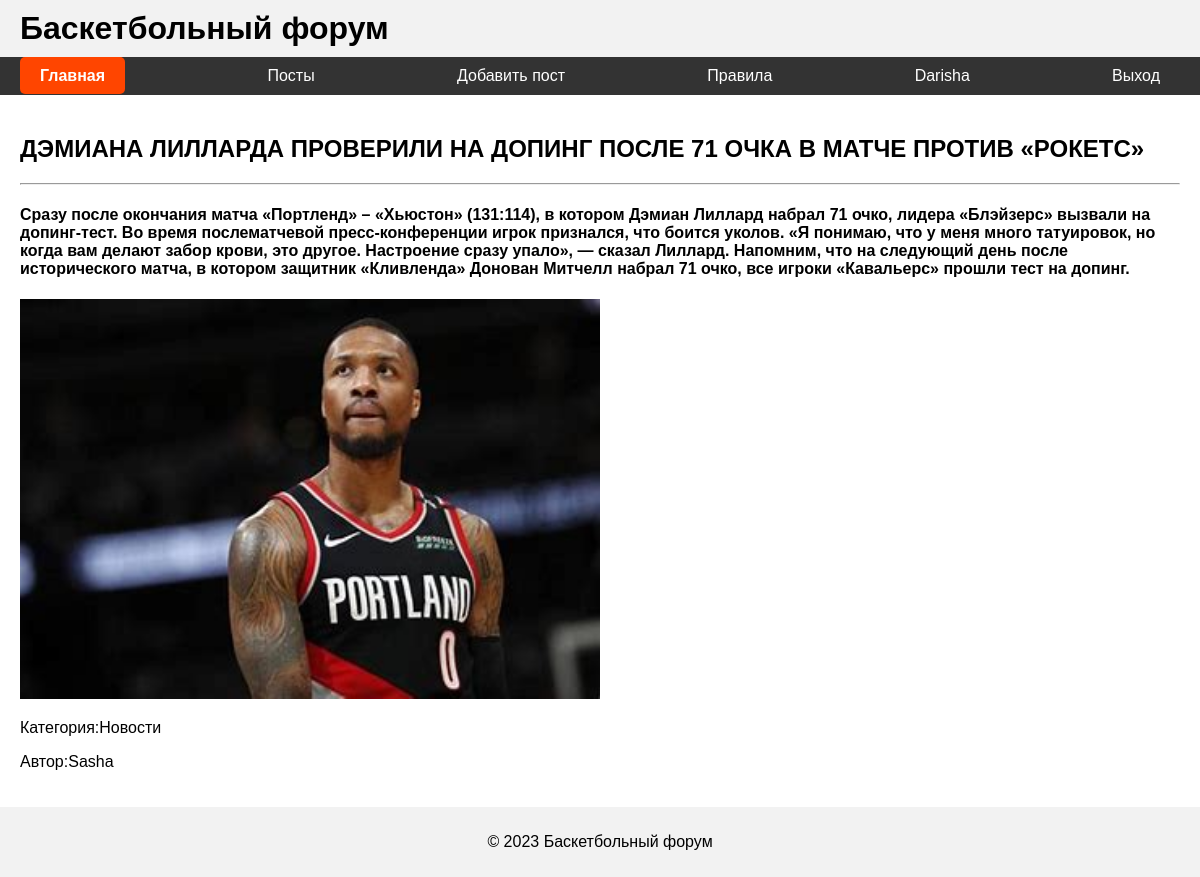
/posti/1 (signed in), run on the app's committed database.
### users/models.py (models this page shows)
class Users(AbstractUser):
    biografy = models.TextField(blank=True)

### blog/models.py (models this page shows, shortened)
class Post(models.Model):
    name = models.CharField(max_length=160)
    text = models.TextField()
    photo = models.ImageField(upload_to='basket_post',blank=False)
    cat = models.ForeignKey(CategoryPost,on_delete=models.CASCADE)
    author = models.ForeignKey(Users,on_delete=models.CASCADE)

class CategoryPost(models.Model):
    category = models.CharField(max_length=150,unique=True)
    description = models.TextField(blank=True)
    def __str__(self):
        return self.category

### blog/views.py (the view)
# urls.py: path('posti/<int:post_id>',single_post,name='single_post'),
@login_required
def single_post(request,post_id):
    post = Post.objects.filter(pk=post_id)
    context = {'post':post}
    return render(request,'blog/single_post.html',context=context)

### templates/blog/single_post.html
{% extends 'blog/base.html' %}
{% load static %}
{% block content %}
{% for i in post %}
<h2>{{ i.name }}</h2>
<hr>
<h4>{{ i.text }}</h4>
<img src="{{ i.photo.url }}" width="50%" height="400">
<p>Категория:{{ i.cat }}</p>
<p>Автор:{{ i.author }}</p>
{% endfor %}
{% endblock content %}

### templates/blog/base.html (shortened to what this page needs)
{% load static %}
<!DOCTYPE html>
<html>
  <head>
    <link rel="stylesheet" href="{% static 'css/styles.css' %}">
  </head>
  <body>
    <header>
      <h1>Баскетбольный форум</h1>
    </header>
    <nav>
      <ul>
        <li><a href="{% url 'main' %}" class="register-btn">Главная</a></li>
        <li><a href="{% url 'posts' %}">Посты</a></li>
        {% if user.is_authenticated  %}
          <li><a href="{% url 'add_post' %}">Добавить пост</a></li>
          <li><a href="{% url 'rule' %}">Правила</a></li>
          <li><a href="{% url 'profile' %}">{{ user.username }}</a></li>
          <li><a href="{% url 'logout' %}" >Выход</a></li>
        {% else %}
        <li><a href="{% url 'rule' %}">Правила</a></li>
        <li><a href="{% url 'login' %}" >Вход</a></li>
        <li><a href="{% url 'register' %}" class="register-btn">Регистрация</a></li>
        {% endif %}
      </ul>
    </nav>
    <main>
  {% block content %}
  {% endblock content %}
    </main>
    <footer>
      <p>© 2023 Баскетбольный форум</p>
    </footer>
  </body>
</html>

### static/css/styles.css (style rules this page uses)
body { font-family: Arial, sans-serif; margin: 0; padding: 0; }
header, nav, main, footer { display: block; }
ul { list-style-type: none; margin: 0; padding: 0; }
a { text-decoration: none; color: #333; }
header { background-color: #f2f2f2; padding: 10px 20px; }
h1 { margin: 0; }
nav { background-color: #333; }
nav ul { display: flex; justify-content: space-between; align-items: center; padding: 10px 20px; }
nav li { margin-right: 20px; }
nav a { color: #fff; }
.register-btn { background-color: #ff4500; padding: 10px 20px; border-radius: 5px; font-weight: bold; transition: background-color 0.3s ease; }
main { padding: 20px; }
footer { background-color: #f2f2f2; text-align: center; padding: 10px 20px; }

### data on the page
Users: username "Darisha"
Post: name "ДЭМИАНА ЛИЛЛАРДА ПРОВЕРИЛИ НА ДОПИНГ ПОСЛЕ 71 ОЧКА В МАТЧЕ ПРОТИВ «РОКЕТС»", text "Сразу после окончания матча «Портленд» – «Хьюстон» (131:114), в котором Дэмиан Лиллард набрал 71 очко, лидера «Блэйзерс» вызвали на допинг-тест. Во время послематчевой пресс-конференции игрок признался, что боится уколов. «Я понимаю, что у меня много татуировок, но когда вам делают забор крови, это другое. Настроение сразу упало», — сказал Лиллард. Напомним, что на следующий день после исторического матча, в котором защитник «Кливленда» Донован Митчелл набрал 71 очко, все игроки «Кавальерс» прошли тест на допинг.", photo (picture), cat "Новости", author "Sasha"
